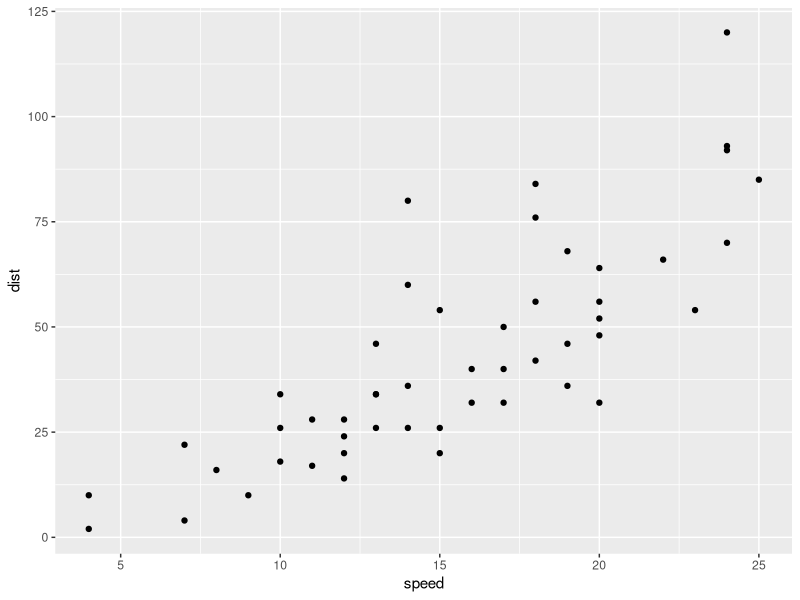
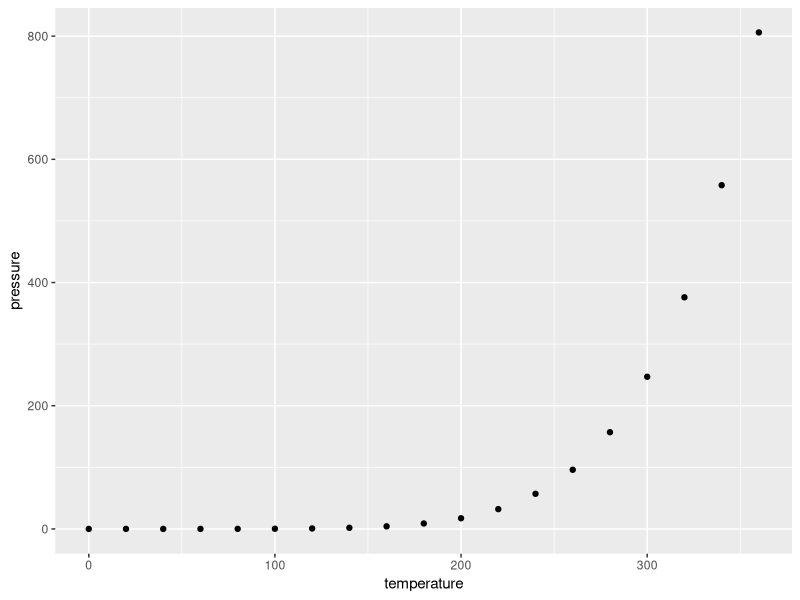
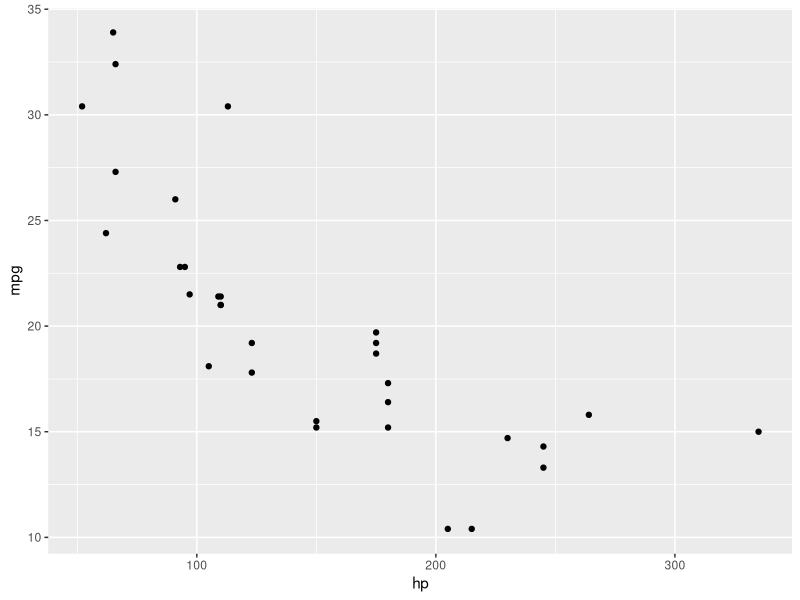

Source code (R) for these figures, in order:
## ---- chunk 1
#| label: setup
#| include: false

# Improve digit display and NA display for kable tables
options(scipen = 1, knitr.kable.NA = "")

# Load necessary packages
library(tidyverse)
library(knitr)
library(kableExtra)
## ---- chunk 2
#| echo: true
#| code-fold: true
#| code-summary: "Show the code"
#| fig-cap: "Image courtesy of giphy.com"
#| fig-align: center
#| out-width: 100%
#| fig-link: "https://giphy.com/gifs/insecurehbo-insecure-hbo-season-4-H7ZrrA9V2pd3Tehdds"


include_graphics("https://i.giphy.com/H7ZrrA9V2pd3Tehdds.webp")
## ---- chunk 3
#| label: tbl-layout
#| tbl-cap: "Two tables side-by-side"
#| tbl-subcap: 
#|   - "First three rows of cars dataset"
#|   - "First three rows of pressure dataset"
#| layout-ncol: 2

cars |> 
  slice(1:3) |> 
  kable()

pressure |> 
  slice(1:3) |> 
  kable()
## ---- chunk 4
#| label: fig-layout
#| fig-cap: "Three figures in a complex layout"
#| fig-subcap: 
#|   - "cars"
#|   - "pressure"
#|   - "mtcars"
#| layout: [[4, -1, 4], [1]] 

ggplot(cars, aes(speed, dist)) +
  geom_point()

ggplot(pressure, aes(temperature, pressure)) +
  geom_point()

ggplot(mtcars, aes(hp, mpg)) +
  geom_point()
